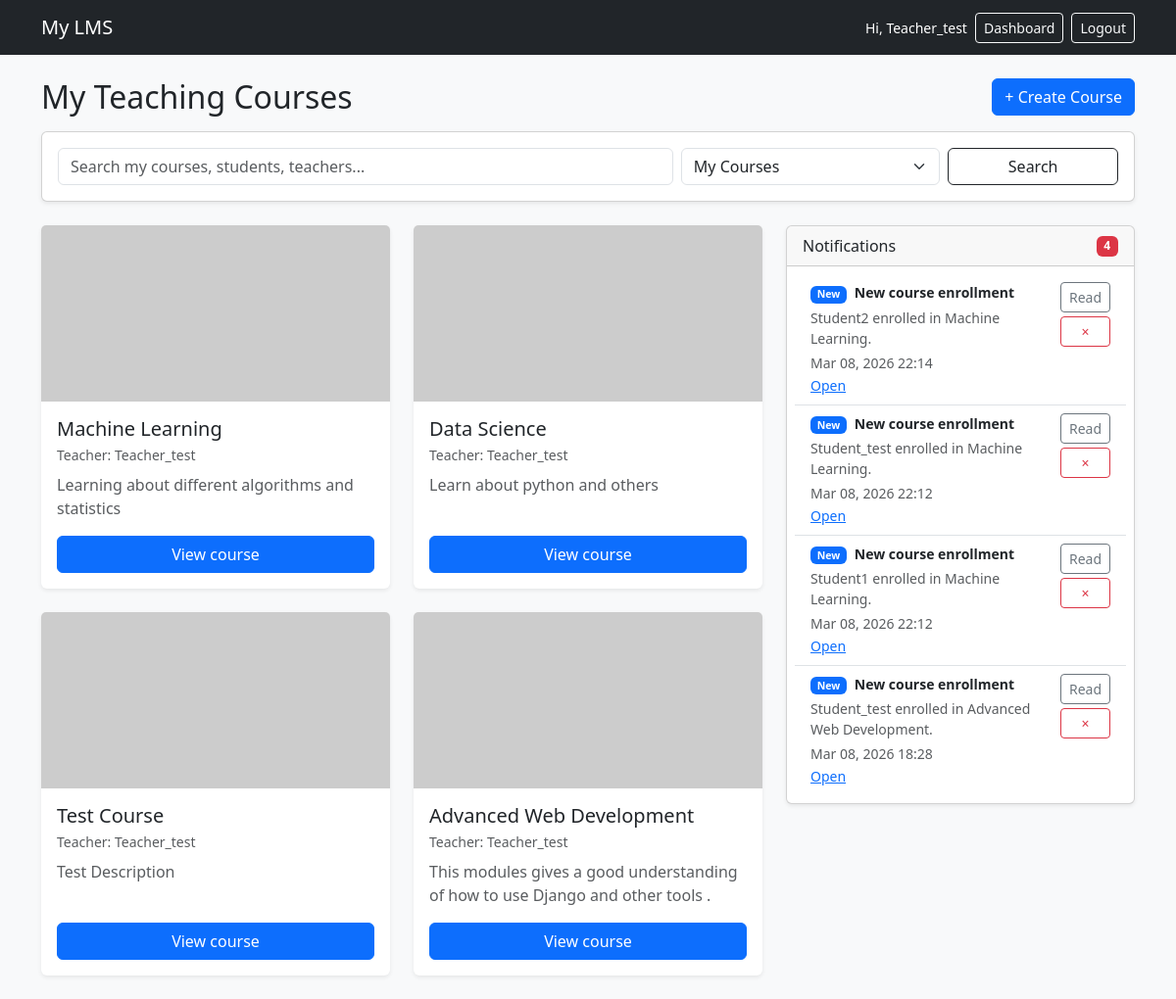
Page /courses/ (signed in) on the committed database.
### courses/models.py (models this page shows, shortened)
class Course(models.Model):
    teacher = models.ForeignKey(
        settings.AUTH_USER_MODEL,
        on_delete=models.CASCADE,
        related_name="courses_taught",
    )
    title = models.CharField(max_length=200)
    description = models.TextField(blank=True)
    created_at = models.DateTimeField(auto_now_add=True)

### accounts/models.py (models this page shows, shortened)
class Notification(models.Model):
    user = models.ForeignKey(
        settings.AUTH_USER_MODEL,
        on_delete=models.CASCADE,
        related_name="notifications"
    )
    title = models.CharField(max_length=200)
    message = models.TextField(blank=True)
    course = models.ForeignKey(
        "courses.Course",
        on_delete=models.CASCADE,
        null=True,
        blank=True,
        related_name="notifications"
    )
    link = models.CharField(max_length=300, blank=True)
    is_read = models.BooleanField(default=False)
    created_at = models.DateTimeField(auto_now_add=True)
    class Meta:
        ordering = ["-created_at"]

### courses/views.py (the view, shortened to what this page needs)
# urls.py: path("", views.course_list, name="list"),
@login_required
def course_list(request):
    profile = getattr(request.user, "profile", None)
    role = getattr(profile, "role", None)
    view = request.GET.get("view", "enrolled")
    search_q = request.GET.get("q", "").strip()
    raw_scope = request.GET.get("scope", "").strip()
    result_users = []
    courses = Course.objects.none()
    if role == "STUDENT":
        User = get_user_model()
        search_scope = raw_scope or "courses"
        enrolled_qs = Enrollment.objects.filter(
            course=OuterRef("pk"),
            student=request.user
        )
        if search_q and search_scope in ["students", "teachers"]:
            if search_scope == "students":
                result_users = (
                    User.objects.filter(profile__role="STUDENT")
                    .filter(
                        Q(username__icontains=search_q) |
                        Q(first_name__icontains=search_q) |
                        Q(last_name__icontains=search_q) |
                        Q(email__icontains=search_q)
                    )
                    .distinct()[:12]
                )
            else:  # teachers
                result_users = (
                    User.objects.filter(profile__role="TEACHER")
                    .filter(
                        Q(username__icontains=search_q) |
                        Q(first_name__icontains=search_q) |
                        Q(last_name__icontains=search_q) |
                        Q(email__icontains=search_q)
                    )
                    .distinct()[:12]
                )
            courses = Course.objects.none()
        else:
            if view == "all":
                courses = (
                    Course.objects.select_related("teacher")
                    .annotate(is_enrolled=Exists(enrolled_qs))
                    .order_by("-created_at")
                )
            else:
                courses = (
                    Course.objects.filter(enrollments__student=request.user)
                    .select_related("teacher")
                    .annotate(is_enrolled=Exists(enrolled_qs))
                    .order_by("-created_at")
                )
            if search_q:
                courses = (
                    courses.filter(
                        Q(title__icontains=search_q) |
                        Q(description__icontains=search_q) |
                        Q(teacher__username__icontains=search_q) |
                        Q(teacher__first_name__icontains=search_q) |
                        Q(teacher__last_name__icontains=search_q)
                    )
                    .distinct()
                )
    elif role == "TEACHER":
        User = get_user_model()
        search_scope = raw_scope or "my_courses"
        base_courses = (
            Course.objects.filter(teacher=request.user)
            .select_related("teacher")
            .order_by("-created_at")
        )
        courses = base_courses
    else:
        search_scope = raw_scope or "courses"
        courses = Course.objects.none()
    notifications = request.user.notifications.all()
    unread_count = request.user.notifications.filter(is_read=False).count()
    return render(request, "courses/course_list.html", {
        "courses": courses,
        "view": view,
        "notifications": notifications,
        "unread_count": unread_count,
        "search_q": search_q,
        "search_scope": search_scope,
        "result_users": result_users,
    })

### courses/templates/courses/course_list.html (shortened to what this page needs)
{% extends "base.html" %}
{% block content %}
{% if user.profile.role == "STUDENT" %}
  <div class="d-flex justify-content-between align-items-center mb-3">
    <h2 class="mb-0">My Courses</h2>
    <form method="get">
      <select name="view" class="form-select" onchange="this.form.submit()">
        <option value="enrolled" {% if view == "enrolled" %}selected{% endif %}>Enrolled Courses</option>
        <option value="all" {% if view == "all" %}selected{% endif %}>All Courses</option>
      </select>
    </form>
  </div>
  <div class="card shadow-sm mb-4">
    <div class="card-body">
      <form method="get" class="row g-2">
        <input type="hidden" name="view" value="{{ view }}">
        <div class="col-md-7">
          <input type="text"
                 name="q"
                 value="{{ search_q }}"
                 class="form-control"
                 placeholder="Search courses, students, teachers...">
        </div>
        <div class="col-md-3">
          <select name="scope" class="form-select">
            <option value="courses" {% if search_scope == "courses" %}selected{% endif %}>Courses</option>
            <option value="students" {% if search_scope == "students" %}selected{% endif %}>Students</option>
            <option value="teachers" {% if search_scope == "teachers" %}selected{% endif %}>Teachers</option>
          </select>
        </div>
        <div class="col-md-2">
          <button class="btn btn-outline-dark w-100">Search</button>
        </div>
      </form>
    </div>
  </div>
{% elif user.profile.role == "TEACHER" %}
  <div class="d-flex justify-content-between align-items-center mb-3">
    <h2 class="mb-0">My Teaching Courses</h2>
    <a class="btn btn-primary" href="{% url 'courses:create' %}">
      + Create Course
    </a>
  </div>
  <div class="card shadow-sm mb-4">
    <div class="card-body">
      <form method="get" class="row g-2">
        <div class="col-md-7">
          <input type="text"
                 name="q"
                 value="{{ search_q }}"
                 class="form-control"
                 placeholder="Search my courses, students, teachers...">
        </div>
        <div class="col-md-3">
          <select name="scope" class="form-select">
            <option value="my_courses" {% if search_scope == "my_courses" %}selected{% endif %}>My Courses</option>
          </select>
        </div>
        <div class="col-md-2">
          <button class="btn btn-outline-dark w-100">Search</button>
        </div>
      </form>
    </div>
  </div>
{% endif %}
<div class="row g-4">
  <div class="col-lg-8">
    {% if search_q and user.profile.role == "TEACHER" and search_scope != "my_courses" or search_q and user.profile.role == "STUDENT" and search_scope != "courses" %}
      <div class="d-flex justify-content-between align-items-center mb-3">
        <h5 class="mb-0">
          {{ search_scope|title }} results for “{{ search_q }}”
        </h5>
        <span class="text-muted small">{{ result_users|length }} found</span>
      </div>
      <div class="row g-4">
        {% for u in result_users %}
          <div class="col-md-6">
            <div class="card h-100 shadow-sm border-0">
              <div class="card-body">
                <div class="d-flex justify-content-between align-items-start">
                  <div>
                    <h5 class="card-title mb-1">
                      <a href="{% url 'user_profile' u.username %}">
                        {% if u.first_name or u.last_name %}
                          {{ u.first_name }} {{ u.last_name }}
                        {% else %}
                          {{ u.username }}
                        {% endif %}
                      </a>
                    </h5>
                    <div class="text-muted small">@{{ u.username }}</div>
                  </div>
                  <span class="badge text-bg-secondary">
                    {{ search_scope|title|slice:":-1" }}
                  </span>
                </div>
                <div class="mt-3 small text-muted">
                  {{ u.email|default:"No email provided" }}
                </div>
              </div>
            </div>
          </div>
        {% empty %}
          <div class="col-12">
            <div class="alert alert-info mb-0">No {{ search_scope }} found.</div>
          </div>
        {% endfor %}
      </div>
    {% else %}
      <div class="row g-4">
        {% for course in courses %}
          <div class="col-md-6">
            <div class="card h-100 shadow-sm border-0">
              <img class="card-img-top"
                   style="height:180px; object-fit:cover;"
                   src="https://picsum.photos/seed/course{{ course.id }}/600/300"
                   alt="{{ course.title }}">
              <div class="card-body d-flex flex-column">
                <div class="d-flex justify-content-between align-items-start">
                  <h5 class="card-title mb-1">{{ course.title }}</h5>
                </div>
                <small class="text-muted mb-2">Teacher: {{ course.teacher.username }}</small>
                <p class="card-text text-muted mb-3">
                  {{ course.description|default:"No description yet."|truncatewords:18 }}
                </p>
                <div class="mt-auto d-flex gap-2">
                  <a href="{% url 'courses:detail' course.id %}" class="btn btn-primary w-100">
                    View course
                  </a>
                </div>
              </div>
            </div>
          </div>
        {% endfor %}
      </div>
    {% endif %}
  </div>
  <div class="col-lg-4">
    <div class="card shadow-sm">
      <div class="card-header d-flex justify-content-between align-items-center">
        <span>Notifications</span>
        {% if unread_count %}
          <span id="unreadBadge" class="badge text-bg-danger">{{ unread_count }}</span>
        {% endif %}
      </div>
      <div class="card-body p-2">
        <div id="notificationsList" class="list-group list-group-flush">
          {% for n in notifications %}
            <div id="note{{ n.id }}" class="list-group-item">
              <div class="d-flex justify-content-between align-items-start gap-2">
                <div>
                  <div class="small fw-semibold">
                    {% if not n.is_read %}
                      <span class="badge text-bg-primary me-1">New</span>
                    {% endif %}
                    {{ n.title }}
                  </div>
                  {% if n.message %}
                    <div class="small text-muted mt-1">{{ n.message }}</div>
                  {% endif %}
                  <div class="small text-muted mt-1">
                    {{ n.created_at|date:"M d, Y H:i" }}
                  </div>
                  {% if n.link %}
                    <a href="{{ n.link }}" class="small">Open</a>
                  {% elif n.course %}
                    <a href="{% url 'courses:detail' n.course.id %}" class="small">View course</a>
                  {% endif %}
                </div>
                <div class="d-flex flex-column gap-1">
                  {% if "due in" not in n.title|lower %}
                    {% if not n.is_read %}
                      <button class="btn btn-sm btn-outline-secondary markReadBtn"
                              data-id="{{ n.id }}"
                              data-url="{% url 'notification_read' n.id %}">
                        Read
                      </button>
                    {% endif %}
                    <button class="btn btn-sm btn-outline-danger deleteNoteBtn"
                            data-id="{{ n.id }}"
                            data-url="{% url 'notification_delete' n.id %}">
                      ×
                    </button>
                  {% endif %}
                </div>
              </div>
            </div>
          {% endfor %}
        </div>
      </div>
    </div>
  </div>
</div>
{% endblock %}

### templates/base.html (shortened to what this page needs)
<!doctype html>
<html lang="en">
<head>
  <link href="https://cdn.jsdelivr.net/npm/bootstrap@5.3.3/dist/css/bootstrap.min.css" rel="stylesheet">
</head>
<body class="bg-light">
<nav class="navbar navbar-expand-lg navbar-dark bg-dark">
  <div class="container">
    <a class="navbar-brand" href="{% url 'courses:list' %}">My LMS</a>
    <div class="d-flex align-items-center gap-2">
      {% if user.is_authenticated %}
        <span class="text-white small">Hi, {{ user.username }}</span>
        <a class="btn btn-sm btn-outline-light" href="{% url 'dashboard' %}">
          Dashboard
        </a>
        <form method="post" action="{% url 'logout' %}" class="mb-0">
          <button type="submit" class="btn btn-sm btn-outline-light">Logout</button>
        </form>
      {% else %}
        <a class="btn btn-sm btn-outline-light" href="{% url 'login' %}">Login</a>
        <a class="btn btn-sm btn-warning" href="{% url 'signup' %}">Sign up</a>
      {% endif %}
    </div>
  </div>
</nav>
<main class="container py-4">
  {% block content %}{% endblock %}
</main>
</body>
</html>

### rows in the picture
Course: title "Machine Learning", teacher.username "Teacher_test", description "Learning about different algorithms and statistics"
Course: title "Data Science", teacher.username "Teacher_test", description "Learn about python and others"
Course: title "Test Course", teacher.username "Teacher_test", description "Test Description"
Course: title "Advanced Web Development", teacher.username "Teacher_test", description "This modules gives a good understanding of how to use Django and other tools ."
Notification: is_read "New", title "New course enrollment", message "Student2 enrolled in Machine Learning.", created_at "Mar 08, 2026 22:14"
Notification: is_read "New", title "New course enrollment", message "Student_test enrolled in Machine Learning.", created_at "Mar 08, 2026 22:12"
Notification: is_read "New", title "New course enrollment", message "Student1 enrolled in Machine Learning.", created_at "Mar 08, 2026 22:12"
Notification: is_read "New", title "New course enrollment", message "Student_test enrolled in Advanced Web Development.", created_at "Mar 08, 2026 18:28"

### other values in the picture
{{ user.username }} "Teacher_test"
{{ unread_count }} "4"
